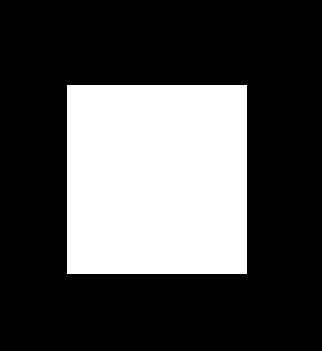
#> input picture image_processing_in_opencv/image_gradients/box.png, 322 x 351 px
$ python compare_depths.py   (older library calls are emulated)
#> lines starting #> are read from the running program, lines starting #| are printed output that depends on the picture
# -*- coding: utf-8 -*-
"""
Created on Thu May 28 14:07:44 2015
Illustrate these regarding the cv2.Sobel method:

- using depth cv2.CV_8U will pick on only positive slope (black to white),
  but not negative slope (white to black).
  example: sobelx8u

- using higher order depth cv2.CV_64F, take absolte value, then convert back
  to cv2.CV_8U, will pick up both positive and negative slopes.
  example: sobelx64f_8u

@author: Johnny
"""

import cv2
import numpy as np
from matplotlib import pyplot as plt

img = cv2.imread('box.png',0)
#> img is the input picture: shape (351, 322); min 0, max 255, mean 76.8

# Output dtype = cv2.CV_8U
sobelx8u = cv2.Sobel(img, cv2.CV_8U, 1, 0, ksize=5)
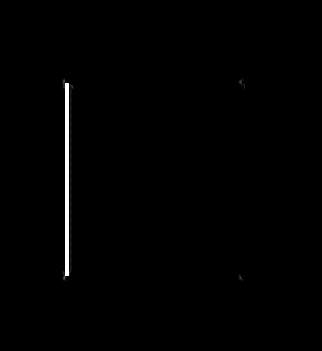
#> sobelx8u: shape (351, 322); min 0, max 255, mean 1.8

# Output dtype = cv2.CV_64F. Then take its absolute and convert to cv2.CV_8U
sobelx64f = cv2.Sobel(img,cv2.CV_64F,1,0,ksize=5)
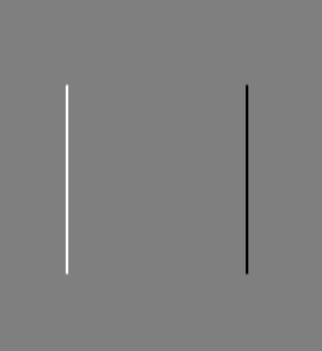
#> sobelx64f: shape (351, 322) float64; min -12240, max 12240, mean 0; drawn with min black and max white
abs_sobelx64f = np.absolute(sobelx64f)
sobelx64f_8u = np.uint8(abs_sobelx64f)

plt.subplot(1,3,1),plt.imshow(img,cmap = 'gray')
plt.title('Original\n(img)'), plt.xticks([]), plt.yticks([])
plt.subplot(1,3,2),plt.imshow(sobelx8u,cmap = 'gray')
plt.title('Sobel-x\nDepth: cv2.CV_8U\n(sobelx8u)'), plt.xticks([]), plt.yticks([])
plt.subplot(1,3,3),plt.imshow(sobelx64f_8u,cmap = 'gray')
plt.title('Sobel-x\nDepth: abs(cv2.CV_64F)\n(sobelx64f_8u)'), plt.xticks([]), plt.yticks([])

plt.show()
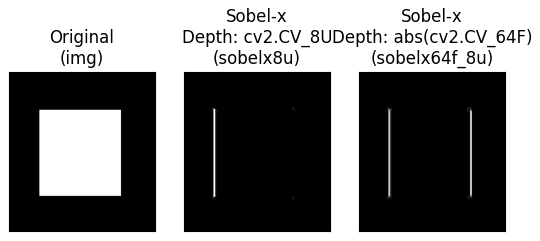
#> figure drawn by matplotlib, 3 panels
